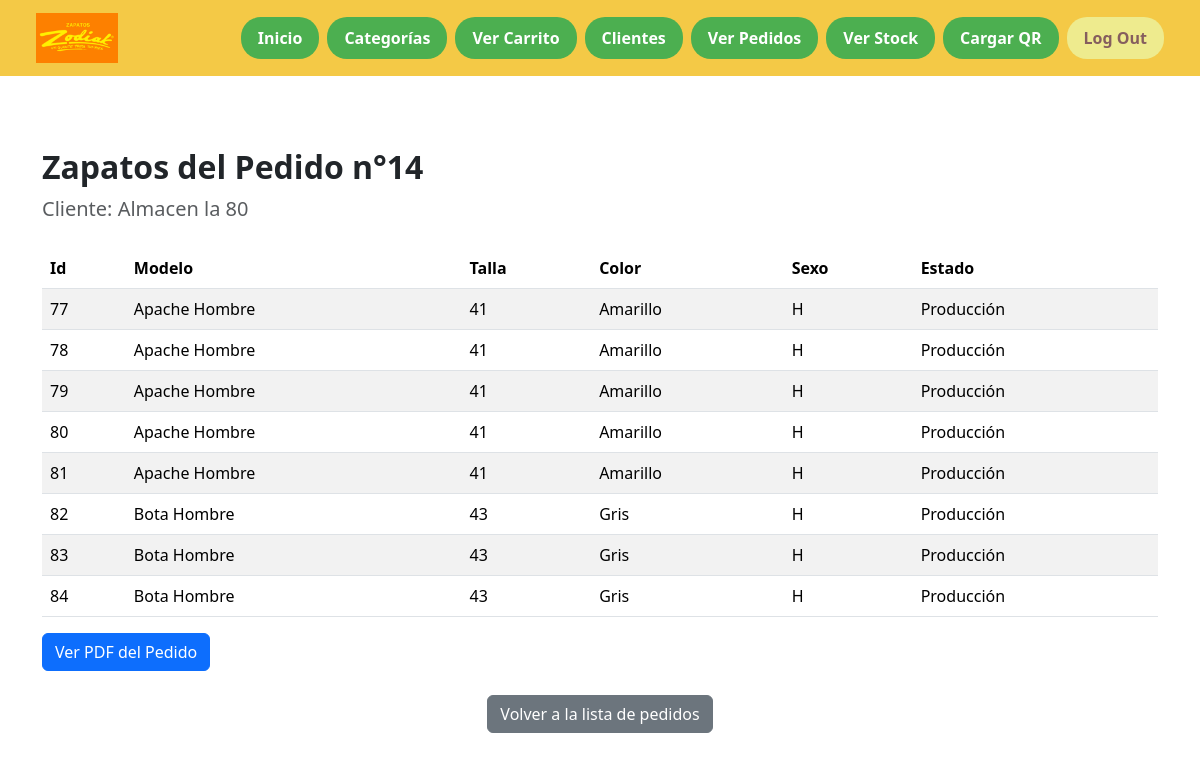
The page /zapatos/14/ (signed in) on the database its author committed.
### app1/models.py (models this page shows)
class Pedido(models.Model):
    ESTADO_CHOICES = [
        ('Pendiente', 'Pendiente'),
        ('Completada', 'Completada'),
        ('Anulada', 'Anulada'),
    ]
    empleado = models.ForeignKey(Empleado, on_delete=models.CASCADE, null=True, blank=True) # Relación uno a muchos con la tabla Empleado
    fecha_creacion = models.DateTimeField(auto_now_add=True)
    fecha_terminacion = models.DateTimeField(null=True, blank=True) # La fecha de terminación es opcional
    estado = models.CharField(max_length=10, choices=ESTADO_CHOICES, default='Pendiente') # El estado por defecto es pendiente
    observaciones = models.TextField(default='Sin observaciones', null=True, blank=True) # El campo observaciones es opcional
    cliente = models.ForeignKey(Cliente, on_delete=models.CASCADE) # Relación uno a muchos con la tabla Cliente

class Cliente(models.Model):
    nombre = models.CharField(max_length=100, unique=True)
    direccion = models.CharField(max_length=200)
    telefono = models.CharField(max_length=15)
    correo = models.EmailField()

class Zapato(models.Model):
    GENERO_CHOICES = [
        ('H', 'Hombre'),
        ('M', 'Mujer'),
    ]
    TALLAS_CHOICES = [
        ('34', '34'),
        ('35', '35'),
        ('36', '36'),
        ('37', '37'),
        ('38', '38'),
        ('39', '39'),
        ('40', '40'),
        ('41', '41'),
        ('42', '42'),
        ('43', '43'),
        ('44', '44'),
        ('45', '45'),
    ]
    MODELO_CHOICES = [
        ('Apache', 'Apache'),
        ('Apolo', 'Apolo'),
        ('Amaka', 'Amaka'),
        ('Nautico', 'Nautico'),
        ('Bota', 'Bota'),
        ('Casual', 'Casual'),
        ('Sport', 'Sport'),
    ]
    COLOR_CHOICES = [
        ('Rojo', 'Rojo'),
        ('Azul', 'Azul'),
        ('Verde', 'Verde'),
        ('Amarillo', 'Amarillo'),
    ]
    ESTADO_CHOICES = [
        ('Pendientes', 'Pendiente'),
        ('Producción', 'En Producción'),
        ('Anulado', 'Anulado'),
        ('Completado', 'Completado'),
        ('Entregado', 'Entregado'),
        ('Bodega', 'En Bodega'),
    ]
    referencia = models.CharField(max_length=20)
    modelo = models.CharField(max_length=10, choices=MODELO_CHOICES) # En el formulario se puede manejar a través de opciones
    talla = models.CharField(max_length=2, choices=TALLAS_CHOICES)
    sexo = models.CharField(max_length=1, choices=GENERO_CHOICES)
    color = models.CharField(max_length=10, choices=COLOR_CHOICES)
    estado = models.CharField(max_length=10, choices=ESTADO_CHOICES, default='Pendientes') # El estado por defecto es pendientes
    requerimientos = models.TextField()
    observaciones = models.TextField(default='Sin observaciones', null=True, blank=True) # El campo observaciones es opcional
    pedido = models.ForeignKey('Pedido', on_delete=models.CASCADE, null=True, blank=True) # Relación uno a muchos con la tabla Pedido

### app1/views.py (the view)
# urls.py: path('zapatos/<int:pedido_id>/', views.ver_zapatos_pedido, name='ver_zapatos_pedido'),
@login_required
def ver_zapatos_pedido(request, pedido_id):
    pedido = get_object_or_404(Pedido, id=pedido_id)  # Obtiene el pedido por su ID
    zapatos = Zapato.objects.filter(pedido=pedido)  # Filtra los zapatos asociados a ese pedido
    pdf_url = f"{settings.MEDIA_URL}pdf_pedidos/pedido_{pedido.id}.pdf"
    return render(request, 'ver_zapatos_pedido.html', {
        'pedido': pedido,
        'zapatos': zapatos,
        'pdf_url': pdf_url,  # Pasa la URL del PDF a la plantilla
    })  # Renderiza la plantilla con el pedido y los zapatos asociados

### app1/templates/ver_zapatos_pedido.html
{% extends "base.html" %}
{% block content %}
<div class="container mt-5">
    <h2 class="fw-bold">Zapatos del Pedido n°{{ pedido.id }}</h2>
    <p class="fs-5 text-muted">Cliente: {{ pedido.cliente.nombre }}</p>
    <table class="table table-striped mt-4">
        <thead>
            <tr>
                <th>Id</th>
                <th>Modelo</th>
                <th>Talla</th>
                <th>Color</th>
                <th>Sexo</th>
                <th>Estado</th>
            </tr>
        </thead>
        <tbody>
            {% for zapato in zapatos %}
            <tr>
                <td>{{ zapato.id }}</td>
                <td>{{ zapato.modelo }}</td>
                <td>{{ zapato.talla }}</td>
                <td>{{ zapato.color }}</td>
                <td>{{ zapato.sexo }}</td>
                <td>{{ zapato.estado }}</td>
            </tr>
            {% endfor %}
        </tbody>
    </table>
    <div class="mt-3">
        <a href="{{ pdf_url }}" class="btn btn-primary" target="_blank">Ver PDF del Pedido</a>
    </div>
    <div class="text-center mt-4">
        <a href="{% url 'ver_pedidos' %}" class="btn btn-secondary">Volver a la lista de pedidos</a>
    </div>
</div>
{% endblock %}

### rows shown on the page
Pedido: id "14", cliente.nombre "Almacen la 80"
Zapato: id "77", modelo "Apache Hombre", talla "41", color "Amarillo", sexo "H", estado "Producción"
Zapato: id "78", modelo "Apache Hombre", talla "41", color "Amarillo", sexo "H", estado "Producción"
Zapato: id "79", modelo "Apache Hombre", talla "41", color "Amarillo", sexo "H", estado "Producción"
Zapato: id "80", modelo "Apache Hombre", talla "41", color "Amarillo", sexo "H", estado "Producción"
Zapato: id "81", modelo "Apache Hombre", talla "41", color "Amarillo", sexo "H", estado "Producción"
Zapato: id "82", modelo "Bota Hombre", talla "43", color "Gris", sexo "H", estado "Producción"
Zapato: id "83", modelo "Bota Hombre", talla "43", color "Gris", sexo "H", estado "Producción"
Zapato: id "84", modelo "Bota Hombre", talla "43", color "Gris", sexo "H", estado "Producción"
